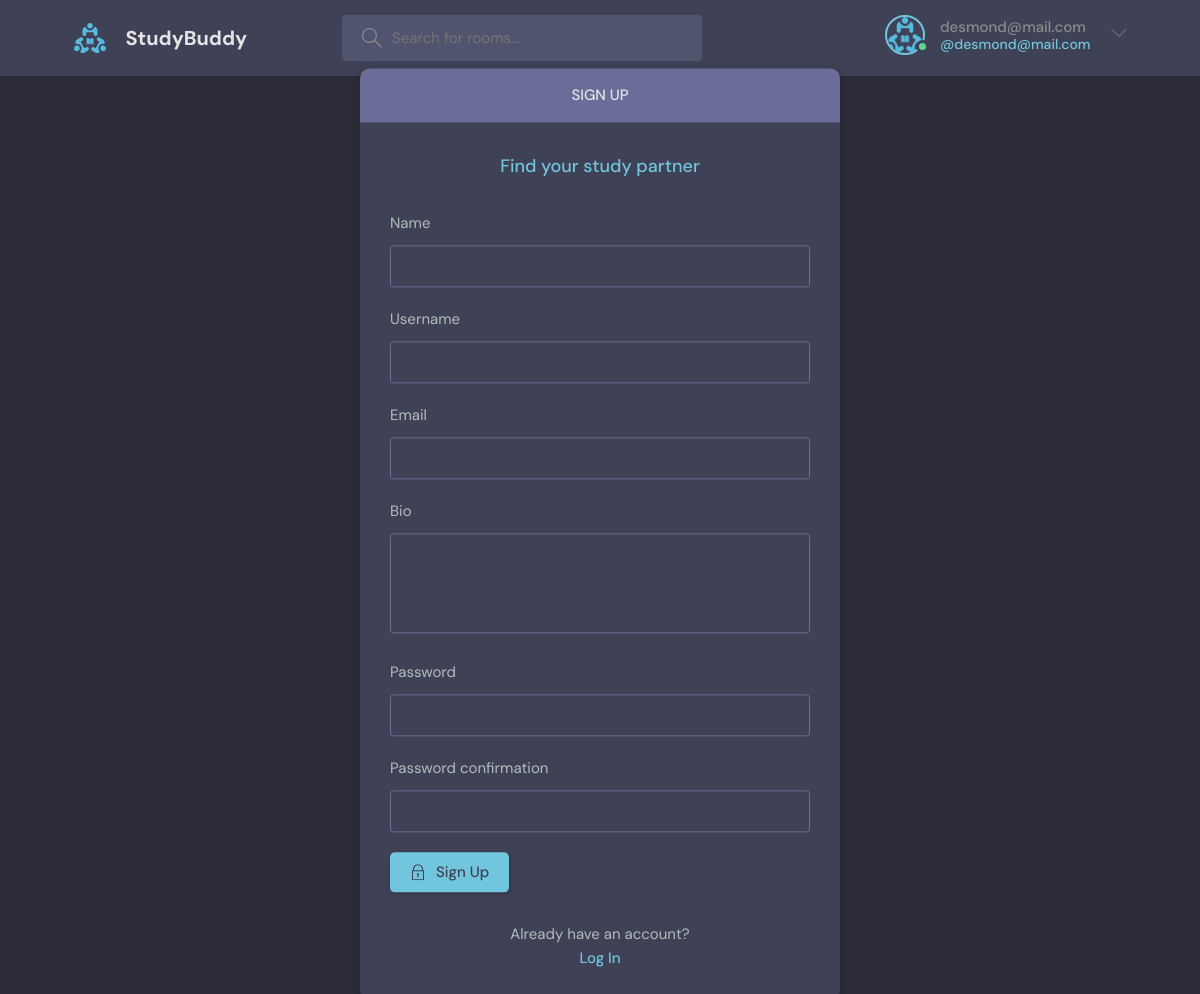
Page /register/ (signed in) on the committed database.
### base/models.py (models this page shows)
class User(AbstractUser):
    name = models.CharField(max_length=200, null=True)
    email = models.EmailField(unique=True)
    bio = models.TextField(null=True)
    avatar = models.ImageField(null=True, default="avatar.svg")
    USERNAME_FIELD = 'email'
    REQUIRED_FIELDS = []

### base/views.py (the view, shortened to what this page needs)
# urls.py: path('register/', views.register, name="register"),
def register(request):
    page='register'
    form = OverriddenUserCreationForm()
    context={'page':page, 'form':form}
    return render(request, 'base/login.html', context)

### base/forms.py
class OverriddenUserCreationForm(UserCreationForm):
    class Meta:
        model = User
        fields = ['name', 'username', 'email', 'bio'] #it works even if we don't add 'password1' and 'password2' fields

### base/templates/base/login.html (shortened to what this page needs)
{% extends 'main.html' %} {% block content %}  {% if page == 'register' %}
<main class="auth layout">
  <div class="container">
    <div class="layout__box">
      <div class="layout__boxHeader">
        <div class="layout__boxTitle">
          <h3>Sign up</h3>
        </div>
      </div>
      <div class="layout__body">
        <h2 class="auth__tagline">Find your study partner</h2>
        <form class="form" action="" method="POST">
          {% csrf_token %} {% for i in form %}
          <div class="form__group form__group">
            <label for="fullname">{{i.label}}</label>
            {{i}}
          </div>
          {% endfor %}
          <button class="btn btn--main" type="submit">
            Sign Up
          </button>
        </form>
        <div class="auth__action">
          <p>Already have an account?</p>
          <a href="{% url 'login' %}" class="btn btn--link">Log In</a>
        </div>
      </div>
    </div>
  </div>
</main>
{% endif %} {% endblock content %}

### templates/navbar.html (shortened to what this page needs)
{% load static %}
<header class="header header--loggedIn">
  <div class="container">
    <a href="/" class="header__logo">
      <img src="{% static 'images/logo.svg' %}" />
      <h1>StudyBuddy</h1>
    </a>
    <form method="GET" action="{% url 'home' %}" class="header__search">
      <label>
        <input type="text" name="q" placeholder="Search for rooms..." />
      </label>
    </form>
    <nav class="header__menu">
      {% if request.user.is_authenticated %}
      <div class="header__user">
        <a href="{% url 'profile' request.user.id %}">
          <div class="avatar avatar--medium active">
            {% if request.user.avatar.url != None %}
            <img src="{{request.user.avatar.url}}" />
            {% endif %}
          </div>
          <p>{{request.user}} <span>@{{request.user}}</span></p>
        </a>
        <button class="dropdown-button">
          <svg
            version="1.1"
            xmlns="http://www.w3.org/2000/svg"
            width="32"
            height="32"
            viewBox="0 0 32 32"
          >
            <title>chevron-down</title>
            <path d="M16 21l-13-13h-3l16 16 16-16h-3l-13 13z"></path>
          </svg>
        </button>
      </div>
        {% else %}
        <a href="{% url 'login' %}">
          <img src="{% static 'images/avatar.svg' %}" />
          <p>Login</p>
        </a>
        {% endif %}
    </nav>
  </div>
</header>

### rows in the picture
User: user.avatar (picture), user "desmond@mail.com"

### other values in the picture
{{ i.label }} "Name" "Username" "Email" "Bio" "Password" "Password confirmation"
